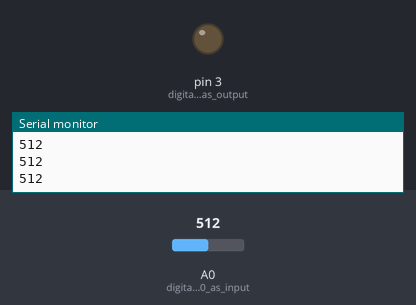
Simulated run of this sketch. Board: Arduino Uno, built with avr-gcc and run on an emulated ATmega328P. Parts: output pins drawn as LEDs (lit = HIGH), the last lines printed to the serial monitor. The test bench sets the inputs (shaded band); at power-on: A0 (digital_pin_A0_as_input) = 512.

Above: at 1.2 s.
1.3 s: A0 (digital_pin_A0_as_input) set to 887
2.8 s: A0 (digital_pin_A0_as_input) set to 910
At 3.1 s:
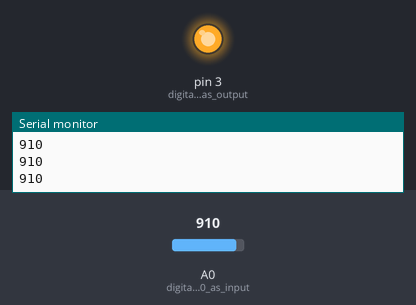
4.3 s: A0 (digital_pin_A0_as_input) set to 900
At 5.4 s:
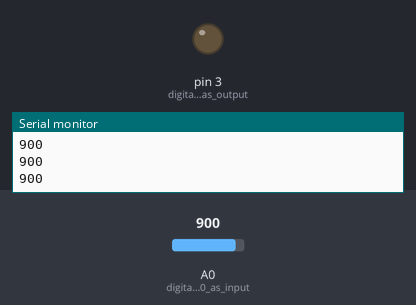
5.8 s: A0 (digital_pin_A0_as_input) set to 1023
At 6.6 s:
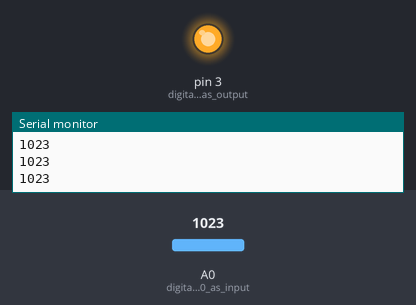
Timing chart, 0 to 8.3 s (numbered marks = the images above; inputs shaded):
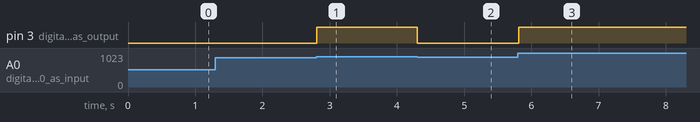

The sketch:

Auto_Night_Lamp.ino
```cpp
int ldr = A0;  // read the sensor output
int rel = 3;  // read the sensor
int val = 900; // read the value

void setup() {  // put your setup code here , to run once :

pinMode(A0,INPUT);  // digital pin A0 as input
pinMode(3,OUTPUT);  // digital pin 3 as output
Serial.begin(9600); // start the Serial Port at 9600

}

void loop() {  // put your main code here , to repeatedly :

  int a = analogRead(A0);  // Read the analog sensor , a = light intensity
  Serial.println(a);  // trouble shooting
  if(a>900){  //select either above 900 or below 900

    digitalWrite(3,HIGH);  // turn on

  }

  else {

	digitalWrite(3,LOW);  //turn off
  }

}
```

Measured:
- the behaviour switches between 900 and 901 on A0 (digital_pin_A0_as_input) (found by bisection; images 0 and 1)
- after the input at 2.8 s, pin 3 (digital_pin_3_as_output): LOW → HIGH at once
- after the input at 4.3 s, pin 3 (digital_pin_3_as_output): HIGH → LOW at once
- after the input at 5.8 s, pin 3 (digital_pin_3_as_output): LOW → HIGH at once
